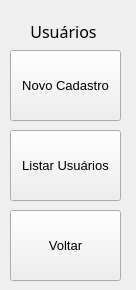
     <widget class="QWidget" name="page_5">
      <widget class="QToolButton" name="bttn_back_2">
       <property name="geometry">
        <rect>
         <x>10</x>
         <y>210</y>
         <width>111</width>
         <height>71</height>
        </rect>
       </property>
       <property name="sizePolicy">
        <sizepolicy hsizetype="Preferred" vsizetype="Preferred">
         <horstretch>0</horstretch>
         <verstretch>0</verstretch>
        </sizepolicy>
       </property>
       <property name="font">
        <font>
         <pointsize>10</pointsize>
        </font>
       </property>
       <property name="styleSheet">
        <string notr="true">QPushButton {
    background-color: rgba(0,0,0,0);
    border: 3px solid rgba(255, 255, 255, 0.3); /* Borda branca translúcida */
    color:  rgba(255, 255, 255,255); 
}

QPushButton:hover {
     background-color: rgba(255, 255, 255, 30);
    border-color: rgba(255, 255, 255,255); 
}

QPushButton:pressed {
    background-color: #A0B2C8; /* Azul acinzentado */
border-color: #003366; /* Azul escuro */
color:#003366;
}
</string>
       </property>
       <property name="text">
        <string>Voltar</string>
       </property>
       <property name="icon">
        <iconset>
         <normaloff>../Icones/keyboard_return_24dp_E3E3E3_FILL0_wght400_GRAD0_opsz24.png</normaloff>../Icones/keyboard_return_24dp_E3E3E3_FILL0_wght400_GRAD0_opsz24.png</iconset>
       </property>
       <property name="iconSize">
        <size>
         <width>32</width>
         <height>32</height>
        </size>
       </property>
       <property name="toolButtonStyle">
        <enum>Qt::ToolButtonTextUnderIcon</enum>
       </property>
      </widget>
      <widget class="QToolButton" name="bttn_listUser">
       <property name="geometry">
        <rect>
         <x>10</x>
         <y>130</y>
         <width>111</width>
         <height>71</height>
        </rect>
       </property>
       <property name="sizePolicy">
        <sizepolicy hsizetype="Preferred" vsizetype="Preferred">
         <horstretch>0</horstretch>
         <verstretch>0</verstretch>
        </sizepolicy>
       </property>
       <property name="font">
        <font>
         <pointsize>10</pointsize>
        </font>
       </property>
       <property name="styleSheet">
        <string notr="true">QPushButton {
    background-color: rgba(0,0,0,0);
    border: 3px solid rgba(255, 255, 255, 0.3); /* Borda branca translúcida */
    color:  rgba(255, 255, 255,255); 
}

QPushButton:hover {
     background-color: rgba(255, 255, 255, 30);
    border-color: rgba(255, 255, 255,255); 
}

QPushButton:pressed {
    background-color: #A0B2C8; /* Azul acinzentado */
border-color: #003366; /* Azul escuro */
color:#003366;
}
</string>
       </property>
       <property name="text">
        <string>Listar Usuários</string>
       </property>
       <property name="icon">
        <iconset>
         <normaloff>../Icones/list_24dp_E3E3E3_FILL0_wght400_GRAD0_opsz24.png</normaloff>../Icones/list_24dp_E3E3E3_FILL0_wght400_GRAD0_opsz24.png</iconset>
       </property>
       <property name="iconSize">
        <size>
         <width>32</width>
         <height>32</height>
        </size>
       </property>
       <property name="toolButtonStyle">
        <enum>Qt::ToolButtonTextUnderIcon</enum>
       </property>
      </widget>
      <widget class="QToolButton" name="bttn_newUser">
       <property name="geometry">
        <rect>
         <x>10</x>
         <y>50</y>
         <width>111</width>
         <height>71</height>
        </rect>
       </property>
       <property name="sizePolicy">
        <sizepolicy hsizetype="Preferred" vsizetype="Preferred">
         <horstretch>0</horstretch>
         <verstretch>0</verstretch>
        </sizepolicy>
       </property>
       <property name="font">
        <font>
         <pointsize>10</pointsize>
        </font>
       </property>
       <property name="styleSheet">
        <string notr="true">QPushButton {
    background-color: rgba(0,0,0,0);
    border: 3px solid rgba(255, 255, 255, 0.3); /* Borda branca translúcida */
    color:  rgba(255, 255, 255,255); 
}

QPushButton:hover {
     background-color: rgba(255, 255, 255, 30);
    border-color: rgba(255, 255, 255,255); 
}

QPushButton:pressed {
    background-color: #A0B2C8; /* Azul acinzentado */
border-color: #003366; /* Azul escuro */
color:#003366;
}
</string>
       </property>
       <property name="text">
        <string>Novo Cadastro</string>
       </property>
       <property name="icon">
        <iconset>
         <normaloff>../Icones/group_add_24dp_E3E3E3_FILL0_wght400_GRAD0_opsz24.png</normaloff>../Icones/group_add_24dp_E3E3E3_FILL0_wght400_GRAD0_opsz24.png</iconset>
       </property>
       <property name="iconSize">
        <size>
         <width>32</width>
         <height>32</height>
        </size>
       </property>
       <property name="toolButtonStyle">
        <enum>Qt::ToolButtonTextUnderIcon</enum>
       </property>
      </widget>
      <widget class="QLabel" name="label_2">
       <property name="geometry">
        <rect>
         <x>0</x>
         <y>20</y>
         <width>127</width>
         <height>21</height>
        </rect>
       </property>
       <property name="font">
        <font>
         <family>Montserrat Medium</family>
         <pointsize>12</pointsize>
         <weight>50</weight>
         <bold>false</bold>
        </font>
       </property>
       <property name="text">
        <string>&lt;html&gt;&lt;head/&gt;&lt;body&gt;&lt;p align=&quot;center&quot;&gt;Usuários&lt;/p&gt;&lt;/body&gt;&lt;/html&gt;</string>
       </property>
      </widget>
     </widget>
